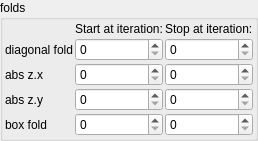
    <widget class="QGroupBox" name="groupBox">
     <property name="title">
      <string>folds</string>
     </property>
     <layout class="QVBoxLayout" name="verticalLayout_3" stretch="0">
      <property name="spacing">
       <number>2</number>
      </property>
      <property name="leftMargin">
       <number>2</number>
      </property>
      <property name="topMargin">
       <number>2</number>
      </property>
      <property name="rightMargin">
       <number>2</number>
      </property>
      <property name="bottomMargin">
       <number>2</number>
      </property>
      <item>
       <layout class="QGridLayout" name="gridLayout_8" columnstretch="0,1,1">
        <property name="spacing">
         <number>2</number>
        </property>
        <item row="1" column="0">
         <widget class="QLabel" name="label_50">
          <property name="text">
           <string>diagonal fold</string>
          </property>
         </widget>
        </item>
        <item row="1" column="1">
         <widget class="MySpinBox" name="spinboxInt_transf_start_iterations_D">
          <property name="sizePolicy">
           <sizepolicy hsizetype="Minimum" vsizetype="Maximum">
            <horstretch>0</horstretch>
            <verstretch>0</verstretch>
           </sizepolicy>
          </property>
          <property name="maximum">
           <number>999</number>
          </property>
         </widget>
        </item>
        <item row="2" column="1">
         <widget class="MySpinBox" name="spinboxInt_transf_start_iterations_X">
          <property name="enabled">
           <bool>true</bool>
          </property>
          <property name="sizePolicy">
           <sizepolicy hsizetype="Minimum" vsizetype="Maximum">
            <horstretch>0</horstretch>
            <verstretch>0</verstretch>
           </sizepolicy>
          </property>
          <property name="maximum">
           <number>999</number>
          </property>
         </widget>
        </item>
        <item row="3" column="1">
         <widget class="MySpinBox" name="spinboxInt_transf_start_iterations_Y">
          <property name="enabled">
           <bool>true</bool>
          </property>
          <property name="sizePolicy">
           <sizepolicy hsizetype="Minimum" vsizetype="Maximum">
            <horstretch>0</horstretch>
            <verstretch>0</verstretch>
           </sizepolicy>
          </property>
          <property name="maximum">
           <number>999</number>
          </property>
         </widget>
        </item>
        <item row="2" column="2">
         <widget class="MySpinBox" name="spinboxInt_transf_stop_iterations_X">
          <property name="enabled">
           <bool>true</bool>
          </property>
          <property name="sizePolicy">
           <sizepolicy hsizetype="Minimum" vsizetype="Maximum">
            <horstretch>0</horstretch>
            <verstretch>0</verstretch>
           </sizepolicy>
          </property>
          <property name="maximum">
           <number>999</number>
          </property>
         </widget>
        </item>
        <item row="3" column="2">
         <widget class="MySpinBox" name="spinboxInt_transf_stop_iterations_Y">
          <property name="enabled">
           <bool>true</bool>
          </property>
          <property name="sizePolicy">
           <sizepolicy hsizetype="Minimum" vsizetype="Maximum">
            <horstretch>0</horstretch>
            <verstretch>0</verstretch>
           </sizepolicy>
          </property>
          <property name="maximum">
           <number>999</number>
          </property>
         </widget>
        </item>
        <item row="0" column="1">
         <widget class="QLabel" name="label_281">
          <property name="text">
           <string>Start at iteration:</string>
          </property>
         </widget>
        </item>
        <item row="0" column="2">
         <widget class="QLabel" name="label_282">
          <property name="text">
           <string>Stop at iteration:</string>
          </property>
         </widget>
        </item>
        <item row="3" column="0">
         <widget class="QLabel" name="label_46">
          <property name="text">
           <string notr="true">abs z.y</string>
          </property>
         </widget>
        </item>
        <item row="1" column="2">
         <widget class="MySpinBox" name="spinboxInt_transf_stop_iterations_D">
          <property name="sizePolicy">
           <sizepolicy hsizetype="Minimum" vsizetype="Maximum">
            <horstretch>0</horstretch>
            <verstretch>0</verstretch>
           </sizepolicy>
          </property>
          <property name="maximum">
           <number>999</number>
          </property>
         </widget>
        </item>
        <item row="2" column="0">
         <widget class="QLabel" name="label_45">
          <property name="text">
           <string notr="true">abs z.x</string>
          </property>
         </widget>
        </item>
        <item row="4" column="0">
         <widget class="QLabel" name="label_49">
          <property name="text">
           <string notr="true">box fold</string>
          </property>
         </widget>
        </item>
        <item row="4" column="1">
         <widget class="MySpinBox" name="spinboxInt_transf_start_iterations_I">
          <property name="sizePolicy">
           <sizepolicy hsizetype="Minimum" vsizetype="Maximum">
            <horstretch>0</horstretch>
            <verstretch>0</verstretch>
           </sizepolicy>
          </property>
          <property name="maximum">
           <number>999</number>
          </property>
         </widget>
        </item>
        <item row="4" column="2">
         <widget class="MySpinBox" name="spinboxInt_transf_stop_iterations_I">
          <property name="sizePolicy">
           <sizepolicy hsizetype="Minimum" vsizetype="Maximum">
            <horstretch>0</horstretch>
            <verstretch>0</verstretch>
           </sizepolicy>
          </property>
          <property name="maximum">
           <number>999</number>
          </property>
         </widget>
        </item>
       </layout>
      </item>
     </layout>
    </widget>
